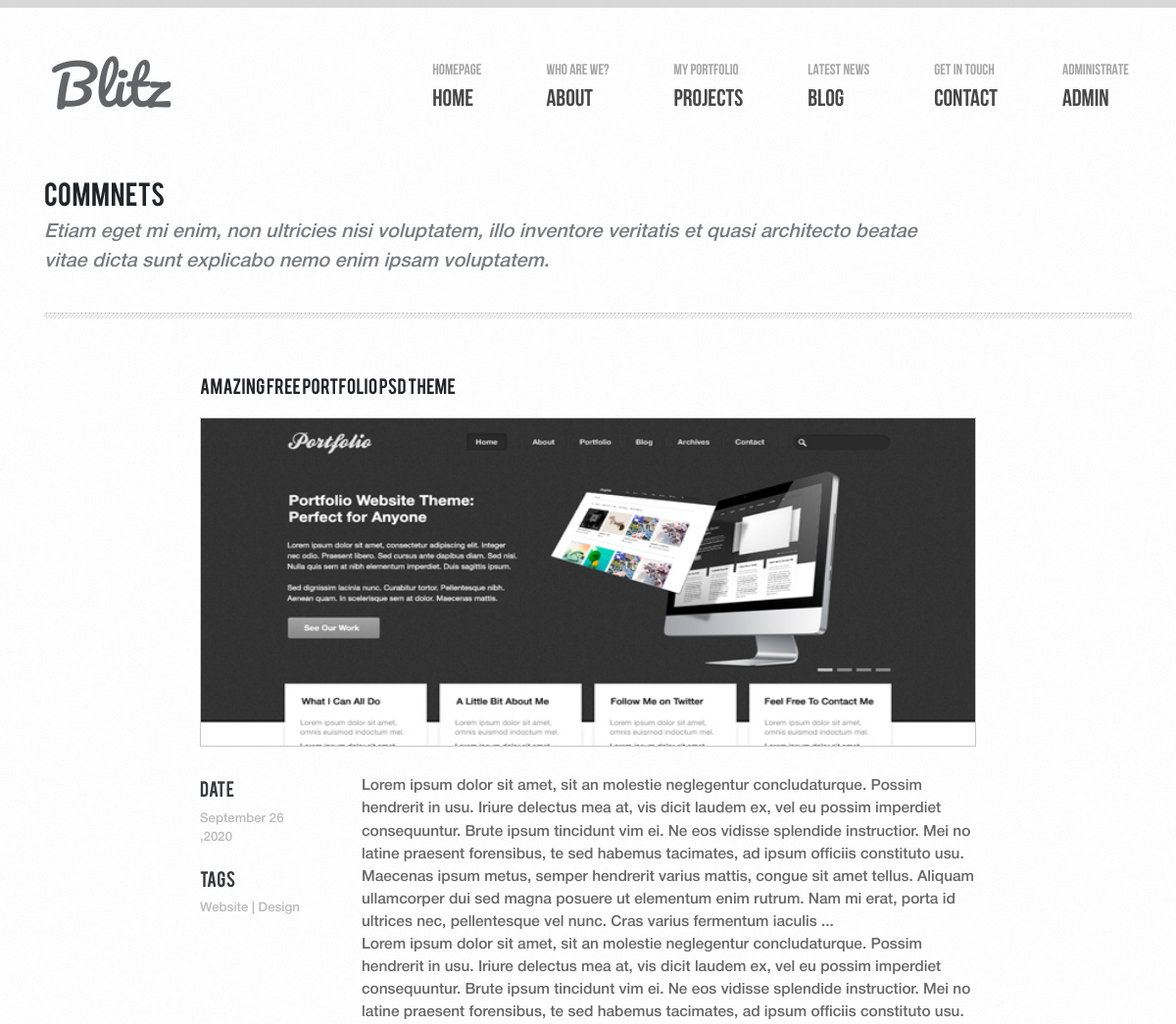
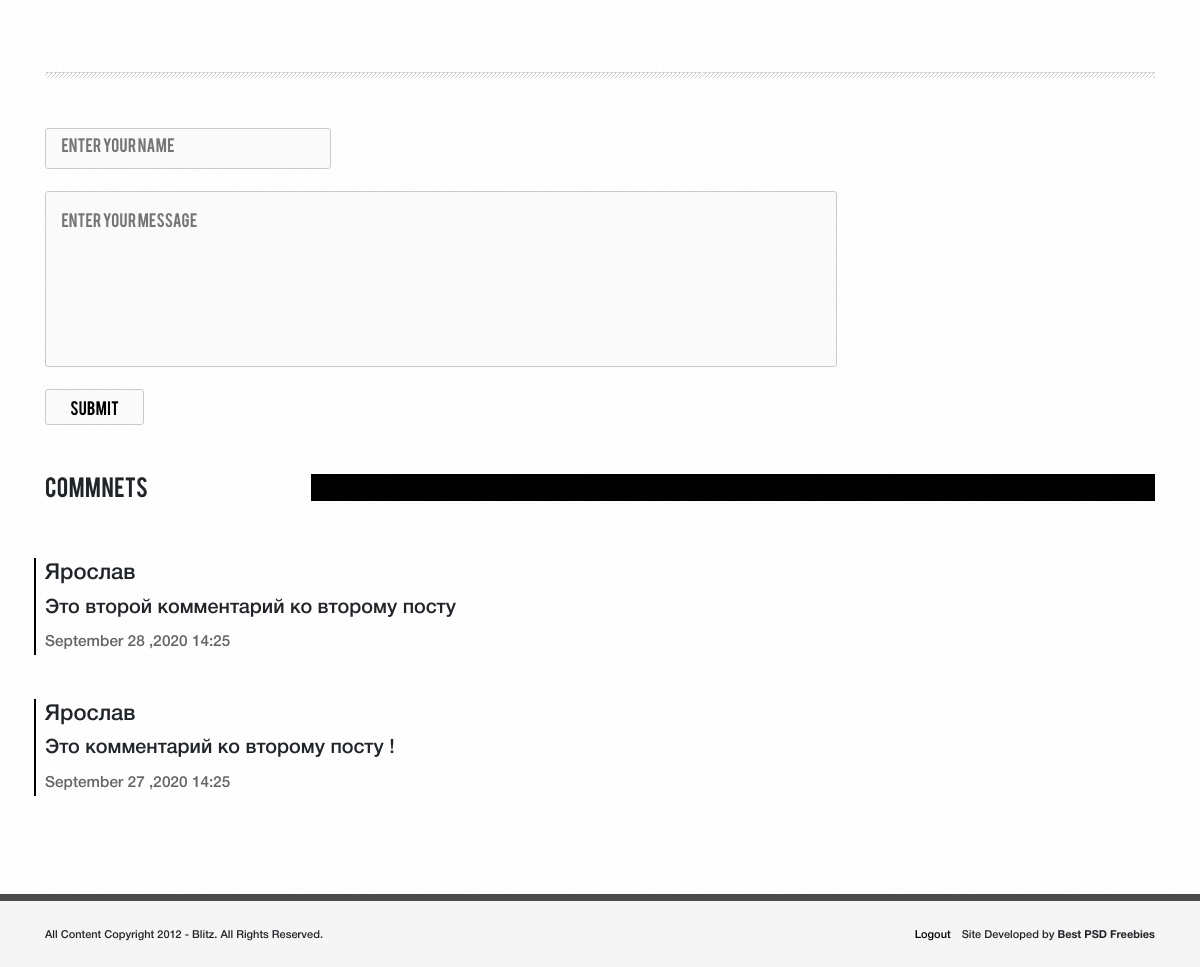
The app's page /blog/comments&id_post=2 (signed in) with its own data (2 pictures, top to bottom).
### models.py (models this page shows, shortened)
class Posts(db.Model):
    id = db.Column(db.Integer, primary_key=True)
    title = db.Column(db.String(50), nullable=False)
    img_path = db.Column(db.String(100), default='../static/images/projects_img')
    date = db.Column(db.String(50), default=datetime.now().strftime("%B %d ,%Y"))
    tags = db.Column(db.String(50), nullable=False)
    text = db.Column(db.String(200), nullable=False)
    comments = db.relationship('Comments', uselist=False, backref='posts')

class Comments(db.Model):
    id = db.Column(db.Integer, primary_key=True)
    id_post = db.Column(db.Integer, db.ForeignKey('posts.id'))
    name = db.Column(db.String(30), nullable=False)
    text = db.Column(db.String(200), nullable=False)
    date = db.Column(db.String(50), default=datetime.now().strftime("%B %d ,%Y %H:%M"))

### view.py (the view, shortened to what this page needs)
@app.route('/blog/comments&id_post=<int:id_post>', methods=['GET', 'POST'])
def comment(id_post):
    post = Posts.query.filter_by(id=id_post).all()
    comms = Comments.query.filter_by(id_post=id_post).order_by(Comments.date.desc()).all()
    form = PostComments(obj=comms)
    return render_template('comments.html', post=post, comms=comms)

### forms.py
class PostComments(Form):
	name = StringField('Name')
	text = TextAreaField('Text')

### templates/comments.html (shortened to what this page needs)
{% extends 'base.html' %}
{% block head %}
    <link rel="stylesheet" href="../static/css/comments.css">
{% endblock %}
{% block main %}
    <main class="main">
        <div class="container">
            <div class="about-title">
                <div class="title text-uppercase">Commnets</div>
                <div class="subtitle">Etiam eget mi enim, non ultricies nisi voluptatem, illo inventore veritatis et quasi architecto beatae<br>
                                      vitae dicta sunt explicabo nemo enim ipsam voluptatem.
                </div>
            </div>
            <hr class="line">
            <section class="blog-content">
                <div class="blog-items">
                    {% for el in post %}
                    <div class="blog-item">
                        <div class="title text-uppercase">{{ el.title }}</div>
                        <img src="{{ el.img_path }}" alt="">
                        <div class="info d-flex">
                            <div class="info-left">
                                <div class="date">
                                    <div class="text text-uppercase">Date</div>
                                    <div class="value">{{ el.date }}</div>
                                </div>
                                <div class="tags">
                                    <div class="text text-uppercase">Tags</div>
                                    <div class="value">{{ el.tags }}</div>
                                </div>
                            </div>
                            <div class="info-right">
                                <div class="text d-flex flex-wrap">{{ el.text }}</div>
                                <div class="text">Lorem ipsum dolor sit amet, sit an molestie neglegentur concludaturque. Possim hendrerit in usu. Iriure delectus mea at, vis dicit laudem ex, vel eu possim imperdiet consequuntur. Brute ipsum tincidunt vim ei. Ne eos vidisse splendide instructior. Mei no latine praesent forensibus, te sed habemus tacimates, ad ipsum officiis constituto usu.</div>
                            </div>
                        </div>
                    </div>
                    <hr class="line">
                    {% endfor %}
                    <section class="comm-section">
                        <div class="comm-form">
                            <form method="post" class="form" name="comm">
                                <input type="text" placeholder="Enter your name" name="name" id="name">
                                <textarea name="text" id="text" class="textarea" placeholder="Enter your message"></textarea>
                                <input type="submit" class="sub" value='SUBMIT' id="submit">
                            </form>
                        </div>
                        <div class="comments-block">
                            <div class="comments-title text-uppercase d-flex justify-content-between">
                                <div class="text">Commnets</div>
                                <hr class="big-line">
                            </div>
                            <div class="other-comm-block">
                                {% for el in comms %}
                                <div class="other-comm">
                                    <div class="name">{{ el.name }}</div>
                                    <div class="text">{{ el.text }}</div>
                                    <div class="date">{{ el.date }}</div>
                                </div>
                                {% endfor %}
                            </div>
                        </div>
                    </section>
                </div>
            </section>
        </div>
    </main>
{% endblock %}

### static/css/footer.css (style rules this page uses)
html { font-size: 10px; color: #474747; }

### static/css/comments.css (style rules this page uses)
html { font-size: 11px; color: #474747; }
body { background: url('../images/body_bg1.jpg'); }
.about-title .title { font-family: 'Bebas' ,serif; font-size: 2.4rem; padding-bottom: .6rem; }
.about-title .subtitle { font-family: 'Helvetica Neue',serif; font-size: 1.8rem; font-style: italic; opacity: .6; font-weight: 400; padding-bottom: 2.3rem; }
.line { height: 5px; background: url('../images/line.jpg'); }
.blog-item { width: 72rem; margin: 0 auto; }
.blog-item .title { font-size: 1.6rem; font-family: 'Bebas', serif; padding: 4rem 0 1.8rem 0; }
.blog-item img { width: 72rem; height: 30.5rem; border: 1px solid #c7c7c7; }
.blog-item .info { padding: 2.7rem 0 5.5rem 0; }
.info-left { min-width: 10rem; }
.blog-item .info-left .text { font-size: 1.6rem; font-family: 'Bebas', serif; opacity: .9; }
.blog-item .info-left .value { font-family: 'Helvetica Neue', serif; color: #bababa; font-size: 1.2rem; padding: .8rem 0 1.5rem; }
.blog-item .info-right { font-family: 'Helvetica Neue', serif; font-size: 1.4rem; color: #414141; opacity: .8; padding-left: 5rem; }
.form { display: flex; flex-direction: column; font-family: 'Helvetica Neue', sans-serif; font-size: 1.4rem; }
.form input { height: 3.5rem; width: 26rem; margin: 1rem 0; padding: 1.8rem 1.4rem; background-color: #fafafa; border: 1px solid rgb(202, 202, 202); border-radius: 3px; }
.form input::placeholder { font-family: 'Bebas' ,serif; }
.form input:first-child { margin-top: 3.5rem; }
.form textarea { height: 16rem; width: 72rem; margin: 1rem 0; padding: 1.4rem 1.4rem; background-color: #fafafa; border: 1px solid rgb(202, 202, 202); border-radius: 3px; resize: none }
.form textarea::placeholder { font-family: 'Bebas' ,serif; }
.form .sub { height: auto; width: 9rem; font-family: 'Bebas' ,serif; margin: 1rem 0; margin-bottom: 2rem; padding: .5rem .7rem; background-color: #fafafa; border: 1px solid rgb(202, 202, 202); border-radius: none; }
.comments-title { padding: 2rem 0 5rem 0; }
.comments-title .text { font-family: 'Bebas', serif; font-size: 2rem; cursor: pointer; }
.comments-title .big-line { width: 76%; height: 2.4rem; margin: 0; margin-top: .4rem; background-color: #000; position: relative; transition: all .4s linear; }
.other-comm-block { font-family: 'Helvetica Neue', sans-serif; }
.other-comm { position: relative; margin-bottom: 4rem; }
.other-comm-block .name { font-size: 2rem; }
.other-comm-block .text { font-size: 1.8rem; padding: .3rem 0 .7rem 0; }
.other-comm-block .date { font-size: 1.4rem; color: #646464; }

### records on screen
Posts: title "AMAZING FREE PORTFOLIO PSD THEME", img_path (picture), date "September 26 ,2020", tags "Website | Design", text "Lorem ipsum dolor sit amet, sit an molestie neglegentur concludaturque. Possim hendrerit in usu. Iriure delectus mea at, vis dicit laudem ex, vel eu possim imperdiet consequuntur. Brute ipsum tincidunt vim ei. Ne eos vidisse splendide instructior. Mei no latine praesent forensibus, te sed habemus tacimates, ad ipsum officiis constituto usu. Maecenas ipsum metus, semper hendrerit varius mattis, congue sit amet tellus. Aliquam ullamcorper dui sed magna posuere ut elementum enim rutrum. Nam mi erat, porta id ultrices nec, pellentesque vel nunc. Cras varius fermentum iaculis ..."
Comments: name "Ярослав", text "Это второй комментарий ко второму посту", date "September 28 ,2020 14:25"
Comments: name "Ярослав", text "Это комментарий ко второму посту !", date "September 27 ,2020 14:25"
